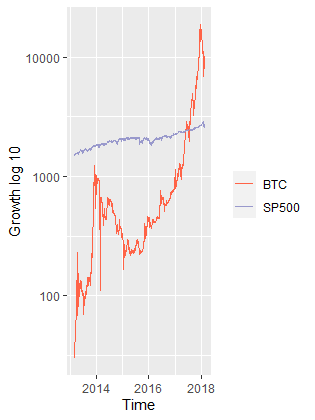

The script that drew this image:
library(ggplot2)
library(tidyr)

df <- read.csv("BTCvsSP500.csv")
df$date <- as.Date(df$date, "%Y-%m-%d")

ggplot(data = df, aes(date)) +
  geom_line(aes(y = BTC, colour = "BTC")) + 
  geom_line(aes(y = SP500, colour = "SP500")) +
  theme(legend.title=element_blank()) +
  scale_color_manual(values=c("tomato", "#9999CC")) +
  ylab("Growth log 10") +
  xlab("Time") + 
  scale_y_log10()
